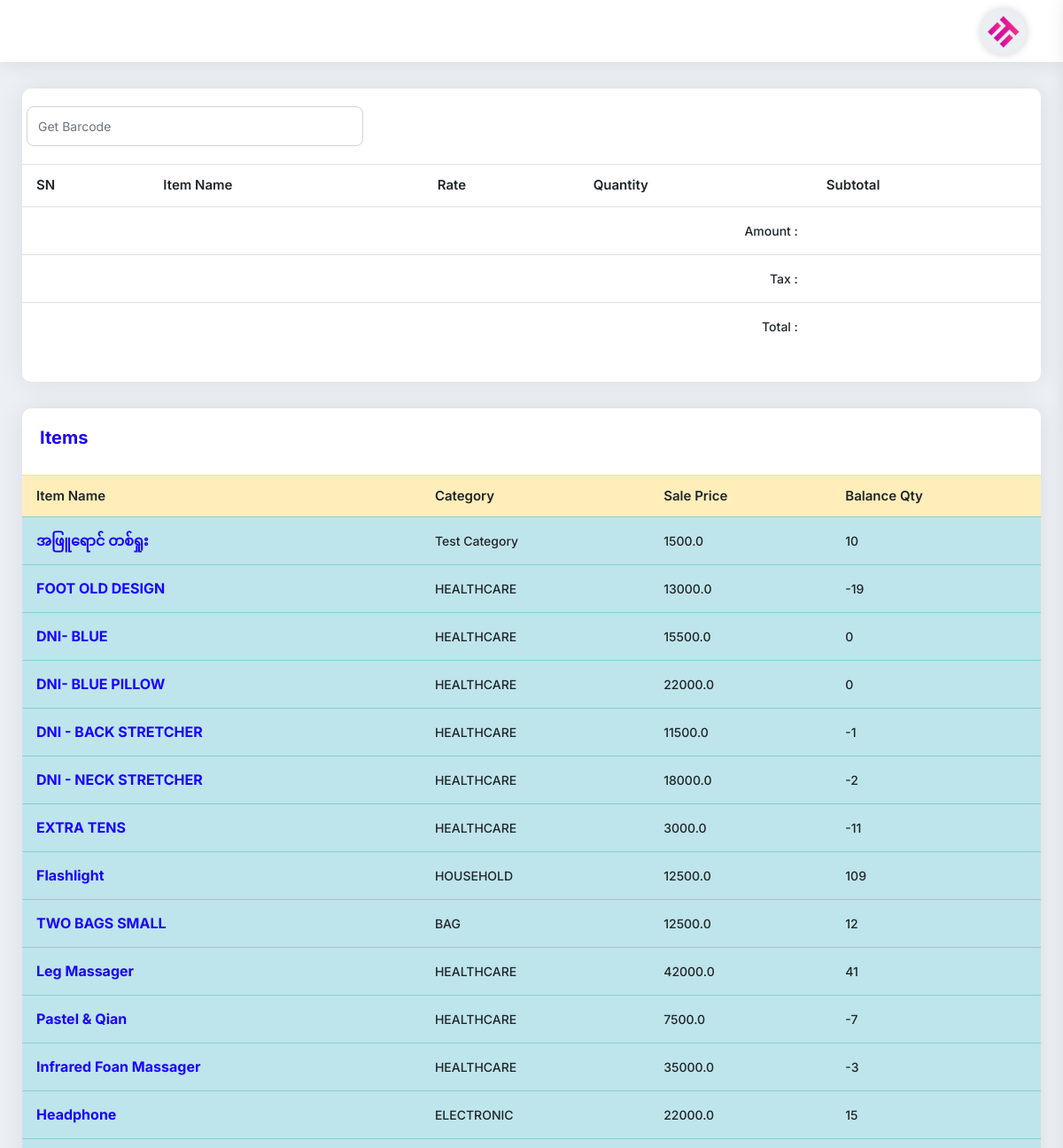
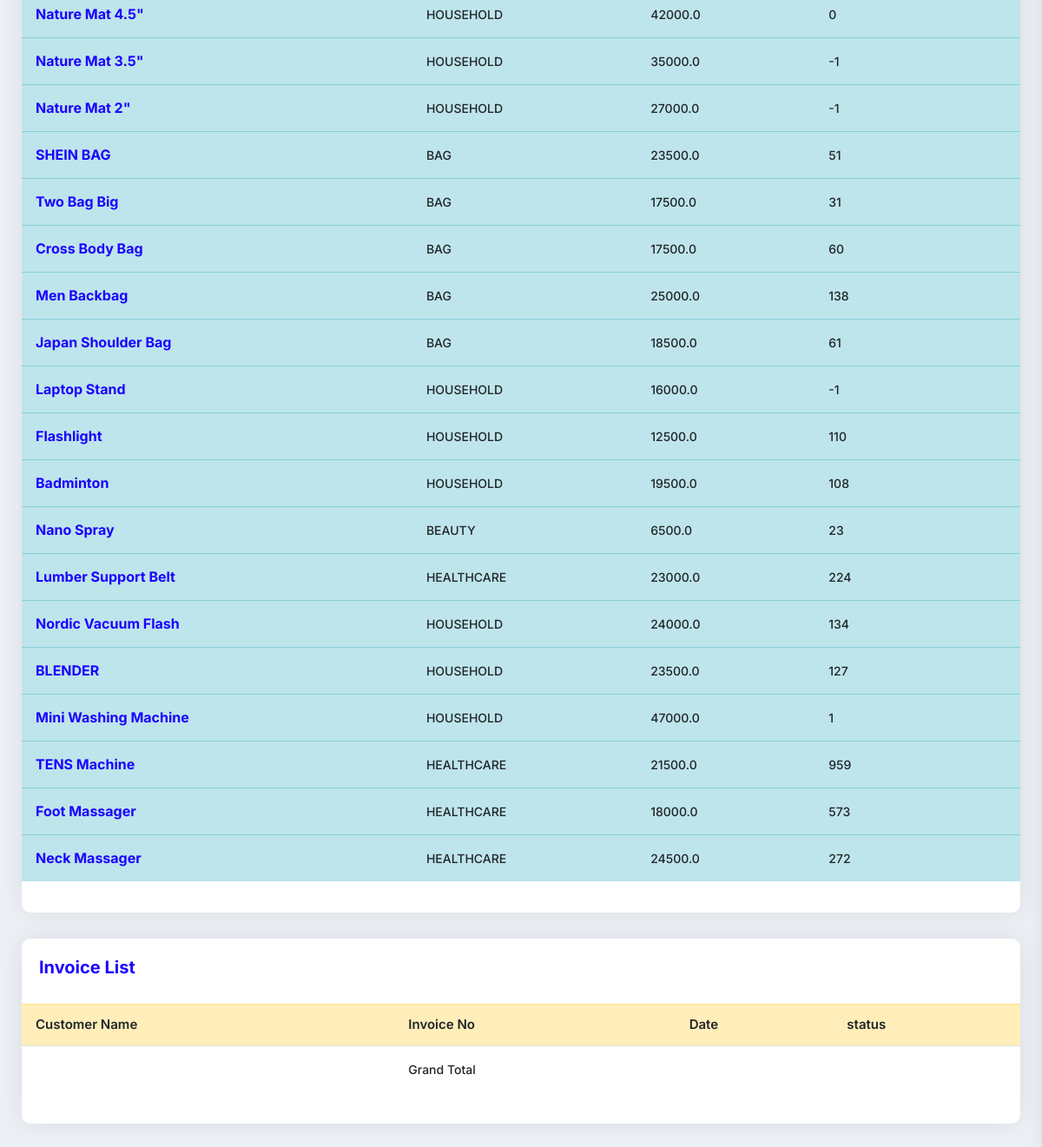
Page /mycart/ (signed in) on the committed database (2 pictures, top to bottom).
### myapp/models.py (models this page shows, shortened)
class Items(models.Model):
    item_name = models.CharField(max_length=225)
    category = models.CharField(max_length=225)
    pruchase_price = models.FloatField(default=0.00)
    sell_price = models.FloatField(default=0.00)
    wholesale_price = models.FloatField(default=0.00)
    balance_qty = models.IntegerField(default=0)
    barcode_id = models.CharField(max_length=225,blank=True, null=True)
    photo = models.ImageField(upload_to='', blank=True, null=True)

### myapp/views.py (the view)
# urls.py: path('mycart/', MyCartView.as_view(), name='MyCartView'),
class MyCartView(UserRequiredMixin,TemplateView):
    template_name = 'mycartview.html'
    def get_context_data(self, **kwargs):
        context = super().get_context_data(**kwargs)
        cart_id = self.request.session.get('cart_id', None)
        if cart_id:
            cart = Cart.objects.get(id=cart_id)
        else:
            cart = None
        context['cart'] = cart
        context['product_list'] = Items.objects.all().order_by('-id')
        context['queryset'] = Order.objects.filter(created_at=datetime.date.today()).order_by('-id')
        return context

### myapp/views.py (called while the page is built)
    def dispatch(self, request, *args, **kwargs):
        if request.user.is_authenticated:
            pass
        else:
            return redirect('myapp:UserLoginView')
        return super().dispatch(request, *args, **kwargs)

### templates/mycartview.html (shortened to what this page needs)
{% extends 'base.html' %}
{% block content %}
<div class="card-box mb-30">
    <div class="pd-20">
        <form action="{% url 'myapp:testbarcode' %}" method="post">{% csrf_token %}
            <div class="row">
                <input type="number" placeholder="Get Barcode" name="pid" class="form-control col-md-4">
            </div>
        </form>
    </div>
    <div class="pb-20">
        <table class="data-table table stripe hover nowrap">
            <thead>
            <tr>
                <th>SN</th>
                <th>Item Name</th>
                <th>Rate</th>
                <th>Quantity</th>
                <th>Subtotal</th>
            </tr>
            </thead>
            <tbody>
            <tr>
                <td colspan="4" class="text-right">Amount :</td>
                <td>{{cart.total}}</td>
            </tr>
            <tr>
                <td colspan="4" class="text-right">Tax :</td>
                <td>{{cart.tax}}</td>
            </tr>
            <tr>
                <td colspan="4" class="text-right">Total :</td>
                <td>{{cart.super_total}}</td>
            </tr>
            </tbody>
        </table>
    </div>
</div>
<div class="card-box mb-30">
    <div class="pd-20">
        <h4 class="text-blue h4">Items
            <a href="{% url 'myapp:MyCartView' %}" class="text-info">
                <span class="micon bi bi-cart4"></span>
                <span class="micon bi bi-cart4"></span>
                <span class="micon bi bi-cart4"></span>
            </a>
        </h4>
    </div>
    <div class="pb-20">
        <table class="data-table table stripe hover nowrap">
            <thead>
            <tr class="table-warning">
                <th class="table-plus datatable-nosort">Item Name</th>
                <th>Category</th>
                <th>Sale Price</th>
                <th>Balance Qty</th>
            </tr>
            </thead>
            <tbody>
            {% for p in product_list %}
            <tr class="table-info">
                <td class="table-plus"><a href="{% url 'myapp:AddToCartView' p.id %}"><h6 class="text-blue">
                    {{p.item_name}}</h6></a></td>
                <td>{{p.category}}</td>
                <td>{{p.sell_price}}</td>
                <td>{{p.balance_qty}}</td>
            </tr>
            {% endfor %}
            </tbody>
        </table>
    </div>
</div>
<div class="card-box mb-30">
    <div class="pd-20">
        <h4 class="text-blue h4">Invoice List</h4>
    </div>
    <div class="pb-20">
        <table
                class="table hover data-table-export nowrap"
        >
            <thead>
            <tr class="table-warning">
                <th class="table-plus datatable-nosort">Customer Name</th>
                <th>Invoice No</th>
                <th>Date</th>
                <th>status</th>
            </tr>
            </thead>
            <tfoot>
            <tr>
                <td></td>
                <td>Grand Total</td>
                <td></td>
                <td></td>
            </tr>
            </tfoot>
        </table>
    </div>
</div>
{% endblock content %}

### rows in the picture
Items: item_name "အဖြူရောင် တစ်ရှုး", category "Test Category", sell_price "1500.0", balance_qty "10"
Items: item_name "FOOT OLD DESIGN", category "HEALTHCARE", sell_price "13000.0", balance_qty "-19"
Items: item_name "DNI- BLUE", category "HEALTHCARE", sell_price "15500.0", balance_qty "0"
Items: item_name "DNI- BLUE PILLOW", category "HEALTHCARE", sell_price "22000.0", balance_qty "0"
Items: item_name "DNI - BACK STRETCHER", category "HEALTHCARE", sell_price "11500.0", balance_qty "-1"
Items: item_name "DNI - NECK STRETCHER", category "HEALTHCARE", sell_price "18000.0", balance_qty "-2"
Items: item_name "EXTRA TENS", category "HEALTHCARE", sell_price "3000.0", balance_qty "-11"
Items: item_name "Flashlight", category "HOUSEHOLD", sell_price "12500.0", balance_qty "109"
Items: item_name "TWO BAGS SMALL", category "BAG", sell_price "12500.0", balance_qty "12"
Items: item_name "Leg Massager", category "HEALTHCARE", sell_price "42000.0", balance_qty "41"
Items: item_name "Pastel & Qian", category "HEALTHCARE", sell_price "7500.0", balance_qty "-7"
Items: item_name "Infrared Foan Massager", category "HEALTHCARE", sell_price "35000.0", balance_qty "-3"
Items: item_name "Headphone", category "ELECTRONIC", sell_price "22000.0", balance_qty "15"
Items: item_name "Nature Mat 4.5\"", category "HOUSEHOLD", sell_price "42000.0", balance_qty "0"
Items: item_name "Nature Mat 3.5\"", category "HOUSEHOLD", sell_price "35000.0", balance_qty "-1"
Items: item_name "Nature Mat 2\"", category "HOUSEHOLD", sell_price "27000.0", balance_qty "-1"
Items: item_name "SHEIN BAG", category "BAG", sell_price "23500.0", balance_qty "51"
Items: item_name "Two Bag Big", category "BAG", sell_price "17500.0", balance_qty "31"
Items: item_name "Cross Body Bag", category "BAG", sell_price "17500.0", balance_qty "60"
Items: item_name "Men Backbag", category "BAG", sell_price "25000.0", balance_qty "138"
Items: item_name "Japan Shoulder Bag", category "BAG", sell_price "18500.0", balance_qty "61"
Items: item_name "Laptop Stand", category "HOUSEHOLD", sell_price "16000.0", balance_qty "-1"
Items: item_name "Flashlight", category "HOUSEHOLD", sell_price "12500.0", balance_qty "110"
Items: item_name "Badminton", category "HOUSEHOLD", sell_price "19500.0", balance_qty "108"
Items: item_name "Nano Spray", category "BEAUTY", sell_price "6500.0", balance_qty "23"
Items: item_name "Lumber Support Belt", category "HEALTHCARE", sell_price "23000.0", balance_qty "224"
Items: item_name "Nordic Vacuum Flash", category "HOUSEHOLD", sell_price "24000.0", balance_qty "134"
Items: item_name "BLENDER", category "HOUSEHOLD", sell_price "23500.0", balance_qty "127"
Items: item_name "Mini Washing Machine", category "HOUSEHOLD", sell_price "47000.0", balance_qty "1"
Items: item_name "TENS Machine", category "HEALTHCARE", sell_price "21500.0", balance_qty "959"
Items: item_name "Foot Massager", category "HEALTHCARE", sell_price "18000.0", balance_qty "573"
Items: item_name "Neck Massager", category "HEALTHCARE", sell_price "24500.0", balance_qty "272"
